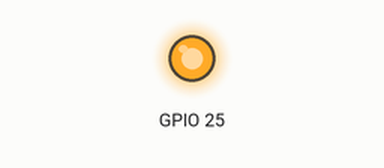
Bench run of a program on a simulated Raspberry Pi (BCM pin numbers). Shown: output pins drawn as LEDs (lit = HIGH). At 0.0 s the program stops and its outputs stay as they are.

Above: at 0.1 s.
Timing chart, 0 to 1.5 s (numbered marks = the images above):
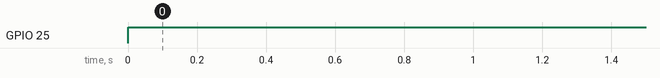

The program:

LED_on_off.py
```python
# The purpose of this code is to turn the led off and on.
# The LED is connected to GPIO pin 25 via a 220 ohm resistor.
# See Readme file for necessary components

#! /usr/bin/python
#We are importing the sleep from the time module.
from time import sleep

#We are importing GPIO subclass from the class RPi. We are referring to this subclass via GPIO.
import RPi.GPIO as GPIO

# Resets all pins to factory settings
GPIO.cleanup()

# Sets the mode to pins referred by "GPIO__" pins (i.e. GPIO24)
GPIO.setmode(GPIO.BCM)

# Configures GPIO Pin 25 as an output, because we want to
# control the state of the LED with this code.
GPIO.setup(25, GPIO.OUT)

# Turns the LED state to ON by the HIGH command. To turn off the LED, change HIGH to LOW,
# then run this file again. ie. GPIO.output(25, GPIO.LOW)
GPIO.output(25, GPIO.HIGH)
```

Measured:
- by itself, GPIO 25: LOW → HIGH at 0.00 s
